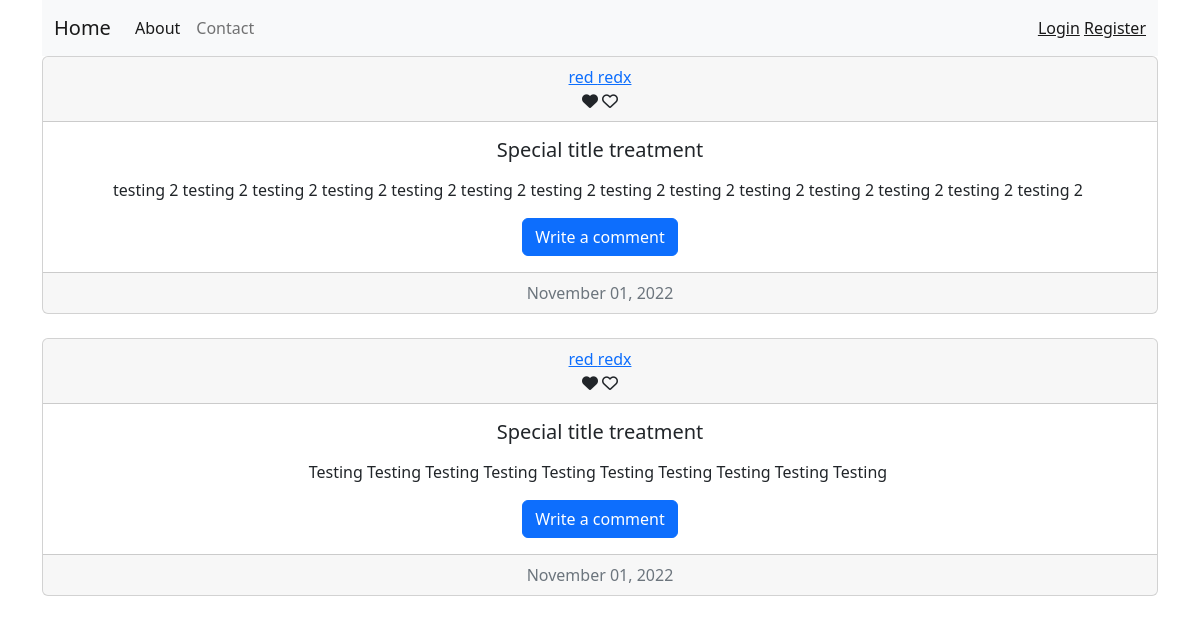
Before: / with the older database file.
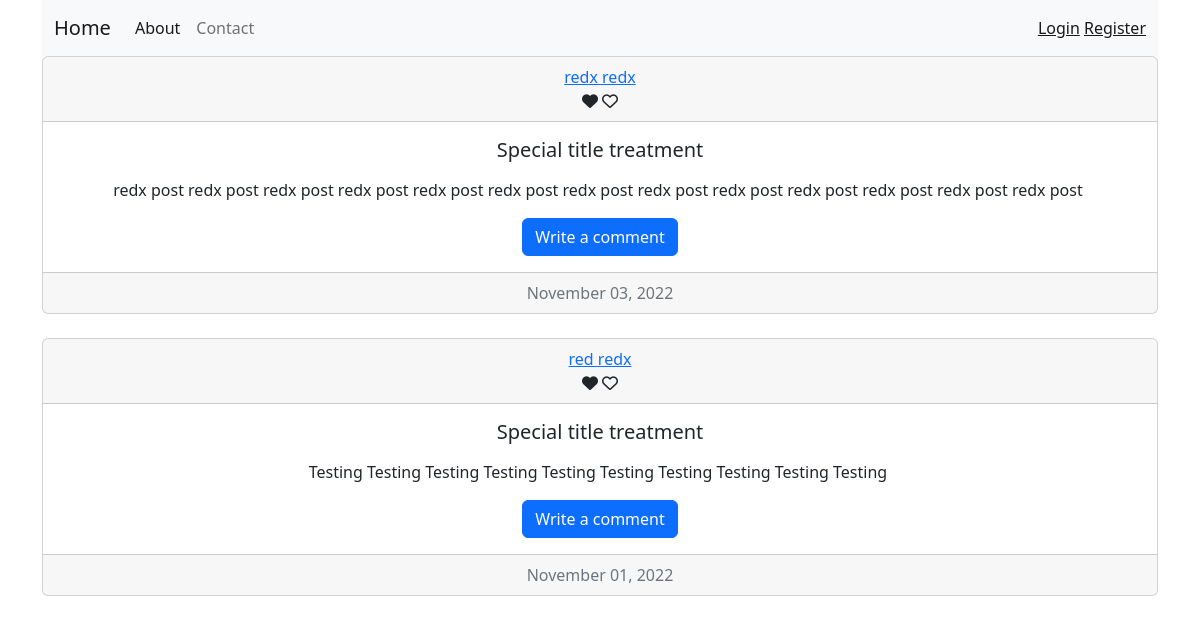
After: the same page with the newer database file.
### blog/models.py (models this page shows, shortened)
class Post(db.Model):
    id = db.Column(db.Integer, primary_key=True)
    text = db.Column(db.Text, nullable=False)
    date_created = db.Column(db.DateTime(timezone=True), default=func.now())
    author = db.Column(db.Integer, db.ForeignKey(
        'user.id', ondelete="CASCADE"), nullable=False)
    comments = db.relationship('Comment', backref='post', passive_deletes=True)
    likes = db.relationship('Like', backref='post', passive_deletes=True)

class User(db.Model, UserMixin):
    id = db.Column(db.Integer, primary_key=True)
    email = db.Column(db.String(150), unique=True)
    firstname = db.Column(db.String(150))
    lastname = db.Column(db.String(150))
    password = db.Column(db.String(150))
    date_created = db.Column(db.DateTime(timezone=True), default=func.now())
    posts = db.relationship('Post', backref='user', passive_deletes=True)
    comments = db.relationship('Comment', backref='user', passive_deletes=True)
    likes = db.relationship('Like', backref='user', passive_deletes=True)

### blog/routes.py (the view)
@app.route("/")
def home():
    posts = Post.query.order_by(Post.date_created.desc()).all()
    return render_template("home.html", posts=posts, user=current_user)

### blog/templates/home.html (shortened to what this page needs)
{% extends "base.html" %}
{% block content %}
{% for post in posts %}
<div class="card text-center">
  <div class="card-header">
    <a href="/post/{{post.user.firstname}}">
    {{ post.user.firstname }} {{ post.user.lastname }}
    </a>
    <div class="like">
      <i class="fas fa-heart"></i>
      <i class="far fa-heart"></i>
    </div>
  </div>
  <div class="card-body">
    <h5 class="card-title">Special title treatment</h5>
    <p class="card-text">{{post.text|safe}}</p>
    <a href="#" class="btn btn-primary">Write a comment</a>
  </div>
  <div class="card-footer text-muted">
    {{ post.date_created.strftime('%B %d, %Y') }}
  </div>
</div>
<br>
{% endfor %}
{% endblock %}

### blog/templates/base.html (shortened to what this page needs)
<!doctype html>
<html lang="en">
  <head>
    <link href="https://cdn.jsdelivr.net/npm/bootstrap@5.2.2/dist/css/bootstrap.min.css" rel="stylesheet">
  </head>
  <body>
    <div class="container">
      <nav class="navbar navbar-expand-lg bg-light">
        <div class="container-fluid">
          <a class="navbar-brand" href="{{url_for('home')}}">Home</a>
          <div class="collapse navbar-collapse" id="navbarText">
            <ul class="navbar-nav me-auto mb-2 mb-lg-0">
              <li class="nav-item">
                <a class="nav-link active" aria-current="page" href="#">About</a>
              </li>
              <li class="nav-item">
                <a class="nav-link" href="#">Contact</a>
              </li>
            </ul>
            <span class="navbar-text">
              {% if current_user.is_authenticated %}
                <a href="{{url_for('logout')}}">Logout</a>
              {% else %}
                <a href="{{url_for('login')}}">Login</a>
                <a href="{{url_for('signup')}}">Register</a>
              {% endif %}
            </span>
          </div>
        </div>
      </nav>
      {% block content %}{% endblock %}
    </div>
  </body>
</html>

Changed rows visible on the page:
removed Post: user.firstname "red", user.lastname "redx", text "testing 2 testing 2 testing 2 testing 2 testing 2 testing 2 testing 2 testing 2 testing 2 testing 2 testing 2 testing 2 testing 2 testing 2", date_created "November 01, 2022"
added Post: user.firstname "redx", user.lastname "redx", text "redx post redx post redx post redx post redx post redx post redx post redx post redx post redx post redx post redx post redx post", date_created "November 03, 2022"
